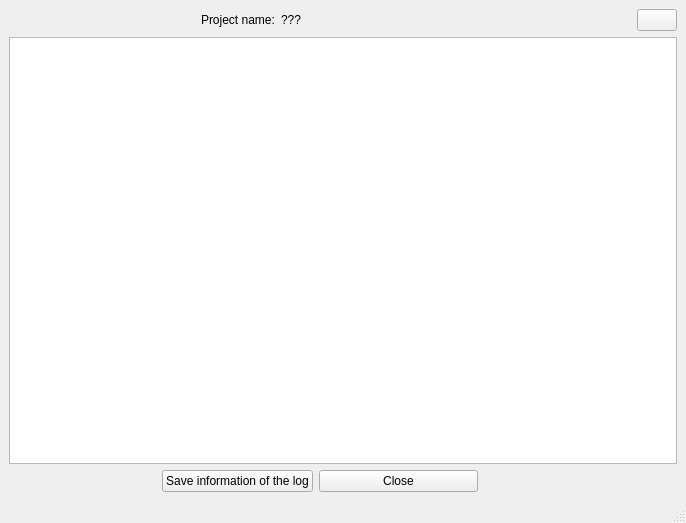
<?xml version="1.0" encoding="UTF-8"?>
<ui version="4.0">
 <class>MainWindow</class>
 <widget class="QMainWindow" name="MainWindow">
  <property name="geometry">
   <rect>
    <x>0</x>
    <y>0</y>
    <width>686</width>
    <height>523</height>
   </rect>
  </property>
  <property name="windowTitle">
   <string>Simulation Log</string>
  </property>
  <widget class="QWidget" name="centralwidget">
   <layout class="QGridLayout" name="gridLayout_2">
    <item row="0" column="0">
     <layout class="QGridLayout" name="gridLayout">
      <item row="0" column="0" colspan="2">
       <spacer name="horizontalSpacer_2">
        <property name="orientation">
         <enum>Qt::Horizontal</enum>
        </property>
        <property name="sizeHint" stdset="0">
         <size>
          <width>40</width>
          <height>20</height>
         </size>
        </property>
       </spacer>
      </item>
      <item row="0" column="2">
       <widget class="QLabel" name="label">
        <property name="text">
         <string>Project name:</string>
        </property>
       </widget>
      </item>
      <item row="0" column="3" colspan="2">
       <widget class="QLabel" name="label_2">
        <property name="text">
         <string>???</string>
        </property>
       </widget>
      </item>
      <item row="0" column="5">
       <spacer name="horizontalSpacer">
        <property name="orientation">
         <enum>Qt::Horizontal</enum>
        </property>
        <property name="sizeHint" stdset="0">
         <size>
          <width>40</width>
          <height>20</height>
         </size>
        </property>
       </spacer>
      </item>
      <item row="0" column="7">
       <widget class="QPushButton" name="pushButton_3">
        <property name="text">
         <string/>
        </property>
        <property name="icon">
         <iconset>
          <normaloff>../images/stop.png</normaloff>../images/stop.png</iconset>
        </property>
        <property name="iconSize">
         <size>
          <width>31</width>
          <height>31</height>
         </size>
        </property>
       </widget>
      </item>
      <item row="1" column="0" colspan="8">
       <widget class="QTextBrowser" name="textBrowser"/>
      </item>
      <item row="2" column="0">
       <spacer name="horizontalSpacer_4">
        <property name="orientation">
         <enum>Qt::Horizontal</enum>
        </property>
        <property name="sizeHint" stdset="0">
         <size>
          <width>40</width>
          <height>20</height>
         </size>
        </property>
       </spacer>
      </item>
      <item row="2" column="1" colspan="3">
       <widget class="QPushButton" name="pushButton">
        <property name="text">
         <string>Save information of the log</string>
        </property>
        <property name="icon">
         <iconset>
          <normaloff>images/save.png</normaloff>images/save.png</iconset>
        </property>
       </widget>
      </item>
      <item row="2" column="4" colspan="2">
       <widget class="QPushButton" name="pushButton_2">
        <property name="text">
         <string>Close</string>
        </property>
       </widget>
      </item>
      <item row="2" column="6">
       <spacer name="horizontalSpacer_3">
        <property name="orientation">
         <enum>Qt::Horizontal</enum>
        </property>
        <property name="sizeHint" stdset="0">
         <size>
          <width>40</width>
          <height>20</height>
         </size>
        </property>
       </spacer>
      </item>
     </layout>
    </item>
   </layout>
  </widget>
  <widget class="QMenuBar" name="menubar">
   <property name="geometry">
    <rect>
     <x>0</x>
     <y>0</y>
     <width>686</width>
     <height>22</height>
    </rect>
   </property>
  </widget>
  <widget class="QStatusBar" name="statusbar"/>
 </widget>
 <resources/>
 <connections>
  <connection>
   <sender>pushButton_3</sender>
   <signal>clicked()</signal>
   <receiver>MainWindow</receiver>
   <slot>close()</slot>
   <hints>
    <hint type="sourcelabel">
     <x>675</x>
     <y>68</y>
    </hint>
    <hint type="destinationlabel">
     <x>485</x>
     <y>43</y>
    </hint>
   </hints>
  </connection>
  <connection>
   <sender>pushButton_2</sender>
   <signal>clicked()</signal>
   <receiver>MainWindow</receiver>
   <slot>close()</slot>
   <hints>
    <hint type="sourcelabel">
     <x>461</x>
     <y>483</y>
    </hint>
    <hint type="destinationlabel">
     <x>599</x>
     <y>483</y>
    </hint>
   </hints>
  </connection>
 </connections>
</ui>
